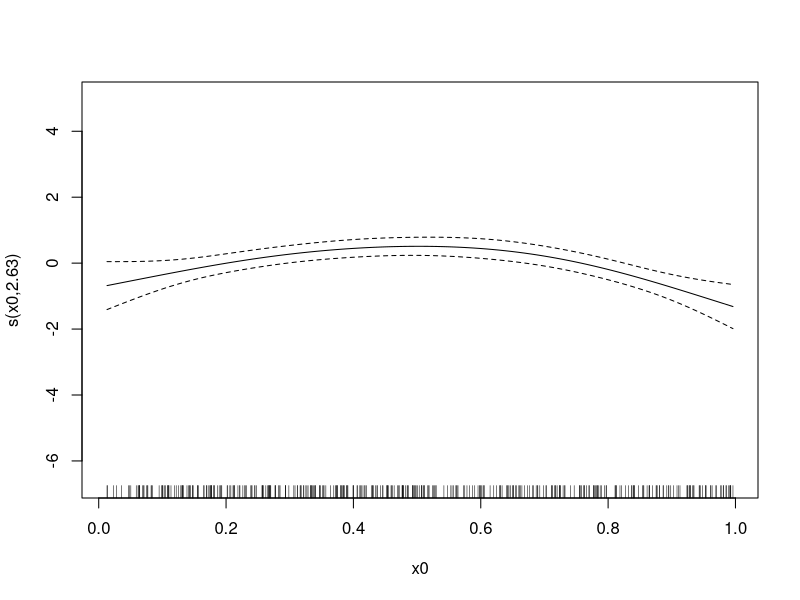
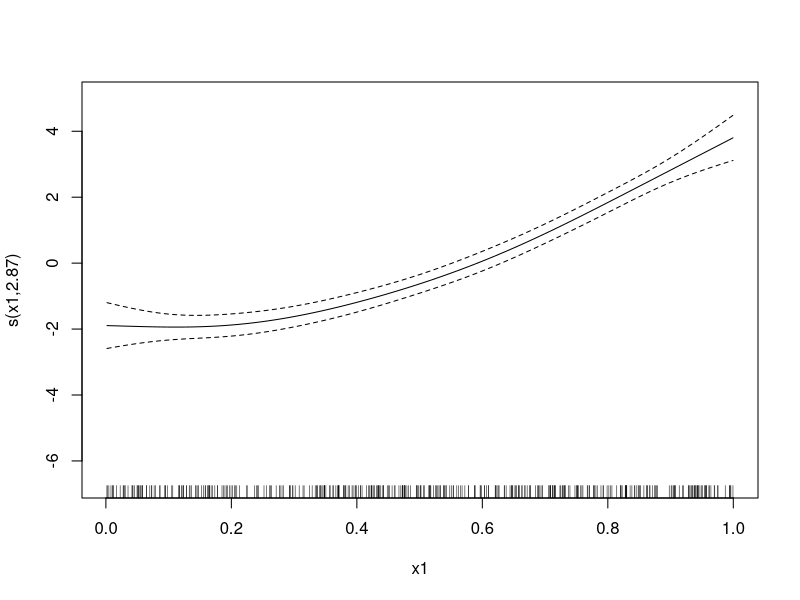
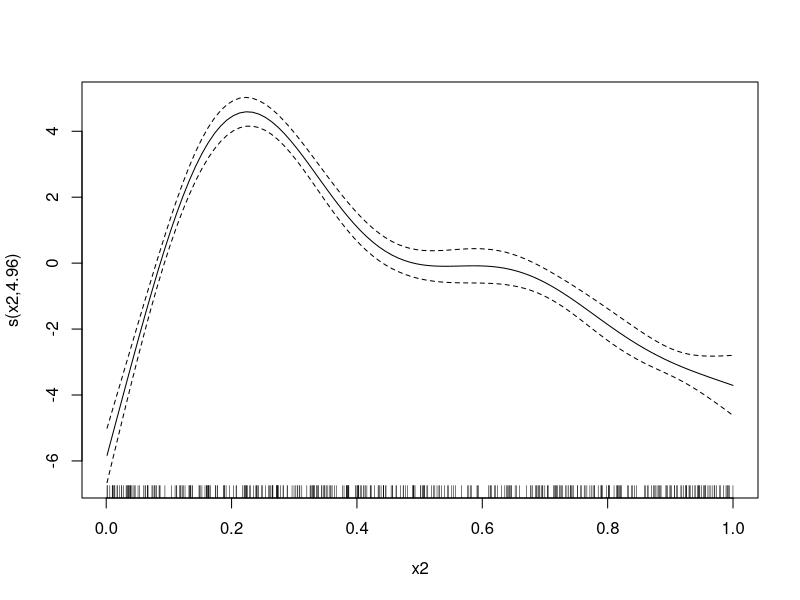
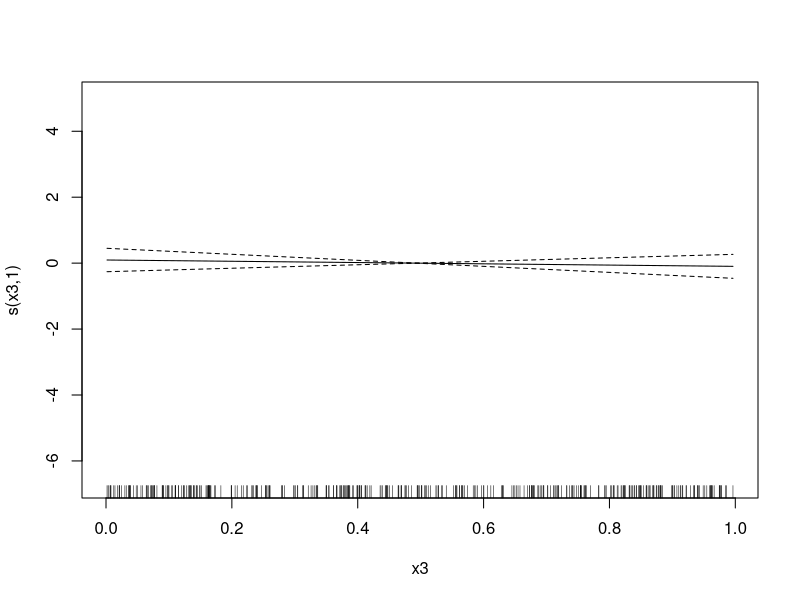
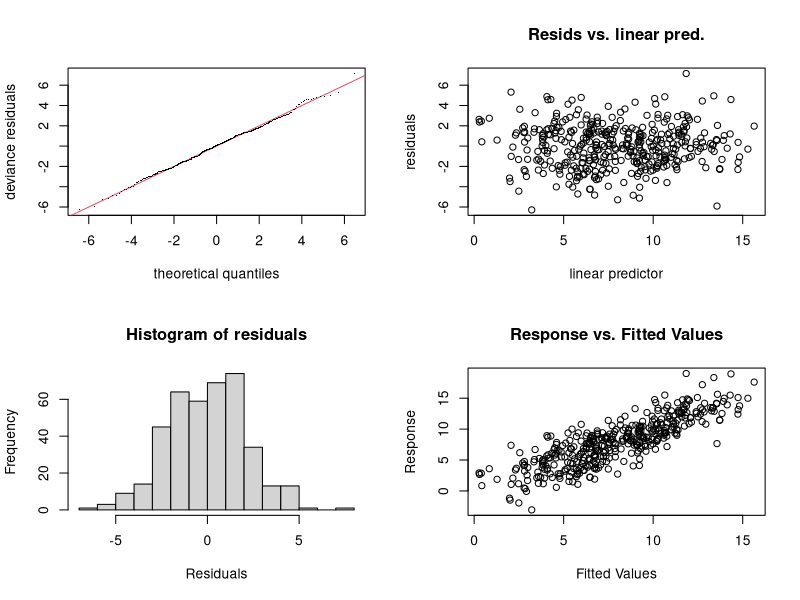
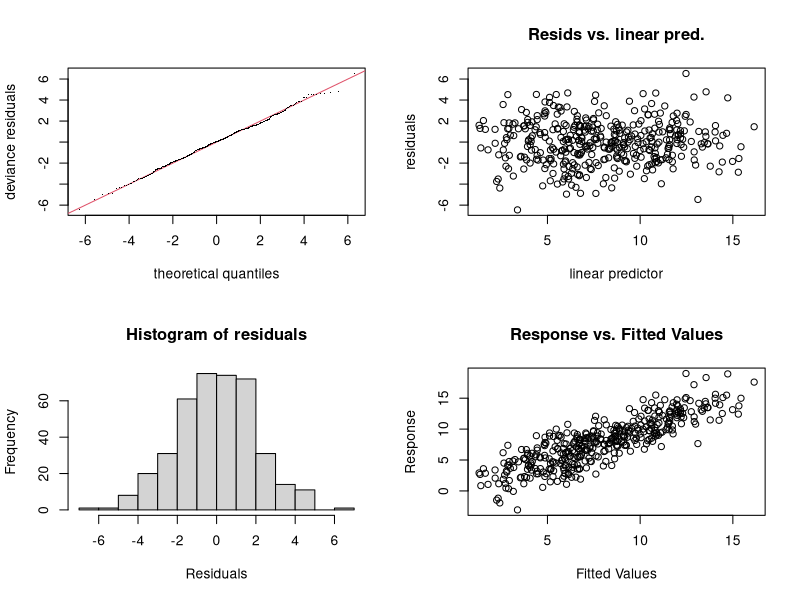
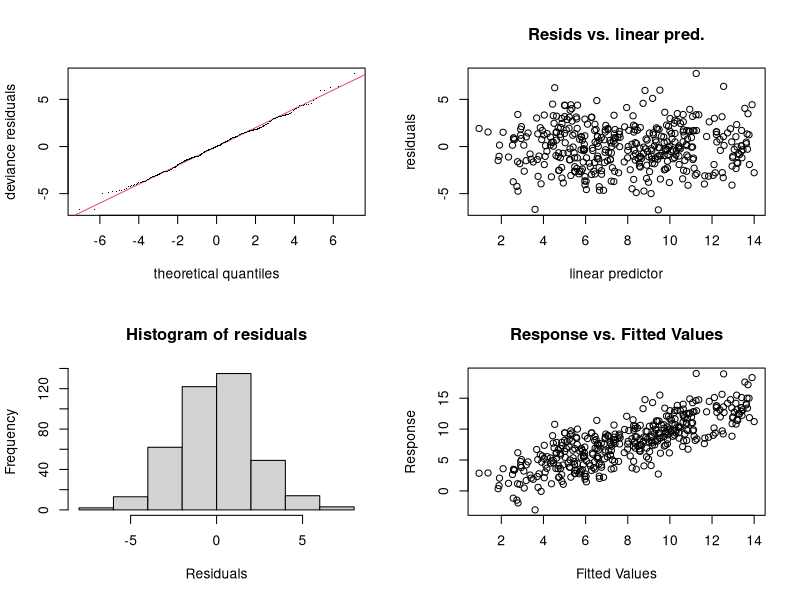
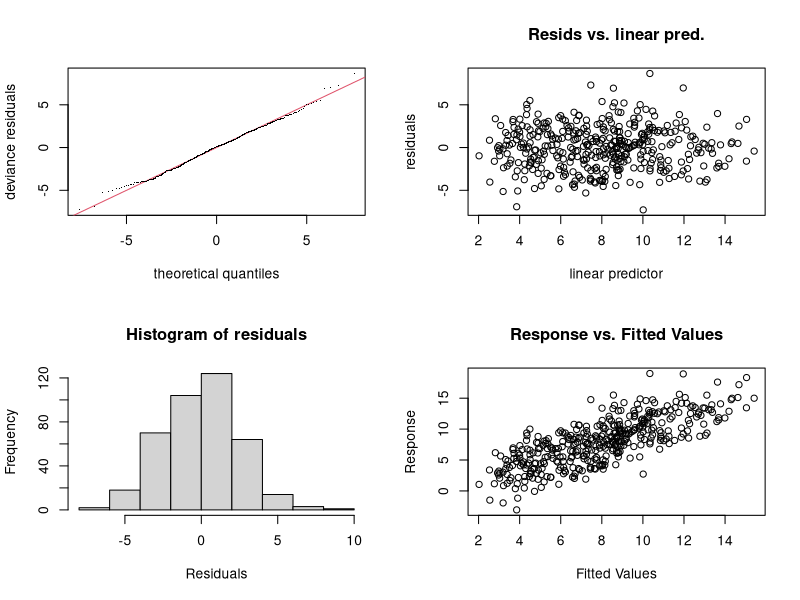

Write the R code that produced these figures, in order.
#choose k
# NOT RUN {
## Simulate some data ....
library(mgcv)
set.seed(1) 
dat <- gamSim(1,n=400,scale=2)

## fit a GAM with quite low `k'
b<-gam(y~s(x0,k=6)+s(x1,k=6)+s(x2,k=6)+s(x3,k=6),data=dat)
plot(b) ## hint of a problem in s(x2)

## the following suggests a problem with s(x2)
gam.check(b)

## Another approach (see below for more obvious method)....
## check for residual pattern, removeable by increasing `k'
## typically `k', below, chould be substantially larger than 
## the original, `k' but certainly less than n/2.
## Note use of cheap "cs" shrinkage smoothers, and gamma=1.4
## to reduce chance of overfitting...
rsd <- residuals(b)
gam(rsd~s(x0,k=40,bs="cs"),gamma=1.4,data=dat) ## fine
gam(rsd~s(x1,k=40,bs="cs"),gamma=1.4,data=dat) ## fine
gam(rsd~s(x2,k=40,bs="cs"),gamma=1.4,data=dat) ## `k' too low
gam(rsd~s(x3,k=40,bs="cs"),gamma=1.4,data=dat) ## fine

## refit...
b <- gam(y~s(x0,k=6)+s(x1,k=6)+s(x2,k=20)+s(x3,k=6),data=dat)
gam.check(b) ## better


## similar example with multi-dimensional smooth
b1 <- gam(y~s(x0)+s(x1,x2,k=15)+s(x3),data=dat)
rsd <- residuals(b1)
gam(rsd~s(x0,k=40,bs="cs"),gamma=1.4,data=dat) ## fine
gam(rsd~s(x1,x2,k=100,bs="ts"),gamma=1.4,data=dat) ## `k' too low
gam(rsd~s(x3,k=40,bs="cs"),gamma=1.4,data=dat) ## fine

gam.check(b1) ## shows same problem

## and a `te' example
b2 <- gam(y~s(x0)+te(x1,x2,k=4)+s(x3),data=dat)
rsd <- residuals(b2)
gam(rsd~s(x0,k=40,bs="cs"),gamma=1.4,data=dat) ## fine
gam(rsd~te(x1,x2,k=10,bs="cs"),gamma=1.4,data=dat) ## `k' too low
gam(rsd~s(x3,k=40,bs="cs"),gamma=1.4,data=dat) ## fine

gam.check(b2) ## shows same problem

## same approach works with other families in the original model
dat <- gamSim(1,n=400,scale=.25,dist="poisson")
bp<-gam(y~s(x0,k=5)+s(x1,k=5)+s(x2,k=5)+s(x3,k=5),
        family=poisson,data=dat,method="ML")

gam.check(bp)

rsd <- residuals(bp)
gam(rsd~s(x0,k=40,bs="cs"),gamma=1.4,data=dat) ## fine
gam(rsd~s(x1,k=40,bs="cs"),gamma=1.4,data=dat) ## fine
gam(rsd~s(x2,k=40,bs="cs"),gamma=1.4,data=dat) ## `k' too low
gam(rsd~s(x3,k=40,bs="cs"),gamma=1.4,data=dat) ## fine

rm(dat) 

## More obvious, but more expensive tactic... Just increase 
## suspicious k until fit is stable.

set.seed(0) 
dat <- gamSim(1,n=400,scale=2)
## fit a GAM with quite low `k'
b <- gam(y~s(x0,k=6)+s(x1,k=6)+s(x2,k=6)+s(x3,k=6),
         data=dat,method="REML")
b 
## edf for 3rd smooth is highest as proportion of k -- increase k
b <- gam(y~s(x0,k=6)+s(x1,k=6)+s(x2,k=12)+s(x3,k=6),
         data=dat,method="REML")
b 
## edf substantially up, -ve REML substantially down
b <- gam(y~s(x0,k=6)+s(x1,k=6)+s(x2,k=24)+s(x3,k=6),
         data=dat,method="REML")
b 
## slight edf increase and -ve REML change
b <- gam(y~s(x0,k=6)+s(x1,k=6)+s(x2,k=40)+s(x3,k=6),
         data=dat,method="REML")
b 
## defintely stabilized (but really k around 20 would have been fine)

# }